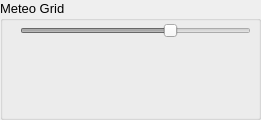
      <widget class="QGroupBox" name="groupBoxMeteoGrid">
       <property name="minimumSize">
        <size>
         <width>261</width>
         <height>120</height>
        </size>
       </property>
       <property name="maximumSize">
        <size>
         <width>261</width>
         <height>120</height>
        </size>
       </property>
       <property name="font">
        <font>
         <pointsize>10</pointsize>
         <bold>false</bold>
        </font>
       </property>
       <property name="autoFillBackground">
        <bool>true</bool>
       </property>
       <property name="title">
        <string>Meteo Grid</string>
       </property>
       <property name="flat">
        <bool>false</bool>
       </property>
       <widget class="QWidget" name="widgetColorLegendGrid" native="true">
        <property name="geometry">
         <rect>
          <x>1</x>
          <y>70</y>
          <width>259</width>
          <height>40</height>
         </rect>
        </property>
        <property name="font">
         <font>
          <pointsize>8</pointsize>
          <bold>false</bold>
         </font>
        </property>
        <property name="toolTip">
         <string>Variable colors</string>
        </property>
       </widget>
       <widget class="QSlider" name="meteoGridOpacitySlider">
        <property name="enabled">
         <bool>false</bool>
        </property>
        <property name="geometry">
         <rect>
          <x>20</x>
          <y>20</y>
          <width>231</width>
          <height>22</height>
         </rect>
        </property>
        <property name="toolTip">
         <string>Meteo Grid opacity</string>
        </property>
        <property name="toolTipDuration">
         <number>-1</number>
        </property>
        <property name="statusTip">
         <string notr="true"/>
        </property>
        <property name="whatsThis">
         <string notr="true"/>
        </property>
        <property name="accessibleName">
         <string/>
        </property>
        <property name="accessibleDescription">
         <string/>
        </property>
        <property name="maximum">
         <number>100</number>
        </property>
        <property name="value">
         <number>66</number>
        </property>
        <property name="orientation">
         <enum>Qt::Horizontal</enum>
        </property>
       </widget>
       <widget class="QLabel" name="labelMeteoGridScale">
        <property name="geometry">
         <rect>
          <x>20</x>
          <y>45</y>
          <width>231</width>
          <height>21</height>
         </rect>
        </property>
        <property name="palette">
         <palette>
          <active>
           <colorrole role="WindowText">
            <brush brushstyle="SolidPattern">
             <color alpha="255">
              <red>0</red>
              <green>0</green>
              <blue>0</blue>
             </color>
            </brush>
           </colorrole>
          </active>
          <inactive>
           <colorrole role="WindowText">
            <brush brushstyle="SolidPattern">
             <color alpha="255">
              <red>0</red>
              <green>0</green>
              <blue>0</blue>
             </color>
            </brush>
           </colorrole>
          </inactive>
          <disabled>
           <colorrole role="WindowText">
            <brush brushstyle="SolidPattern">
             <color alpha="255">
              <red>127</red>
              <green>127</green>
              <blue>127</blue>
             </color>
            </brush>
           </colorrole>
          </disabled>
         </palette>
        </property>
        <property name="font">
         <font>
          <pointsize>9</pointsize>
          <bold>false</bold>
         </font>
        </property>
        <property name="text">
         <string/>
        </property>
       </widget>
      </widget>
